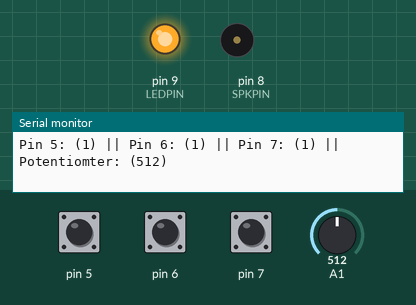
Simulated run of this sketch. Board: Arduino Uno, built with avr-gcc and run on an emulated ATmega328P. On the bench: output pins drawn as LEDs (lit = HIGH), buzzer (waves = sounding), the last lines printed to the serial monitor. Inputs (shaded band) come from the test bench; at power-on: A1 = 512, pin 5 HIGH, pin 6 HIGH, pin 7 HIGH.

Above: at 1.2 s.
1.3 s: A1 set to 108
At 2.03 s:
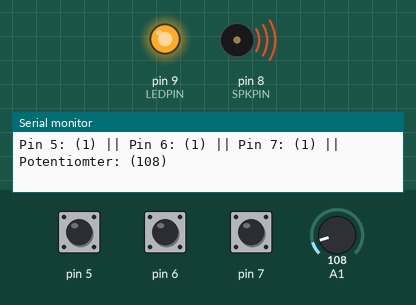
4.3 s: A1 set to 92
Timing chart, 0 to 13.3 s (numbered marks = the images above; inputs shaded):
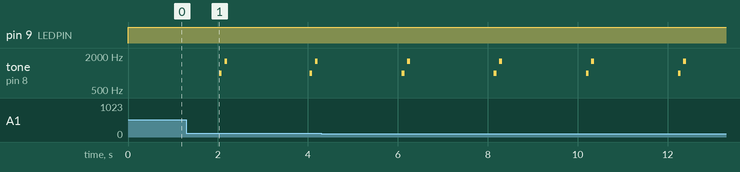

The sketch:

bomb_diagnostic.ino
```cpp
/*This program is a diagnotic to help determine whether the Bomb circuit has been
put together correctly. To determine whether the circuit works properly:

- Plug arduino into computer, run this code.
- Open serial monitor. This criteria needs to be met:
  1. LED should be on
  2. Speaker should beep every ~2 seconds
  3. Values seen in serial monitor should be 0 except the last, which:
  4. changes relative to the amount of light cast onto the photoresitor.

*/ //----------------

const int LEDPIN = 9;
const int SPKPIN = 8;
unsigned long previousMillis = 0;
const long interval = 2000;

void setup() {
  pinMode(SPKPIN, OUTPUT);
  pinMode(LEDPIN, OUTPUT);
  pinMode(A1, INPUT);
  pinMode(5, INPUT_PULLUP);
  pinMode(6, INPUT_PULLUP);
  pinMode(7, INPUT_PULLUP);
  Serial.begin(9600);
}

void loop() {
  int pinFive = digitalRead(5);
  int pinSix = digitalRead(6);
  int pinSeven = digitalRead(7);
  int photoresistor = analogRead(A1);

  unsigned long currentMillis = millis();

  if (currentMillis - previousMillis >= interval) { //timer for beep w/ speaker

    previousMillis = currentMillis;

    tone(SPKPIN, 1000);
    delay(60);
    noTone(SPKPIN);
    delay(60);
    tone(SPKPIN, 1600);
    delay(60);
    noTone(SPKPIN);

   }

  //print code
  Serial.print("Pin 5: (");
  Serial.print(pinFive);
  Serial.print(") || Pin 6: (");
  Serial.print(pinSix);
  Serial.print(") || Pin 7: (");
  Serial.print(pinSeven);
  Serial.print(") || Potentiomter: (");
  Serial.print(photoresistor);
  Serial.println(")");

  digitalWrite(LEDPIN, HIGH);
}
```

Measured:
- by itself, tone on pin 8 (SPKPIN): repeats every 2.0 s: silent 0.06 s, 1600 Hz 0.06 s, silent 1.9 s, 1000 Hz 0.06 s
